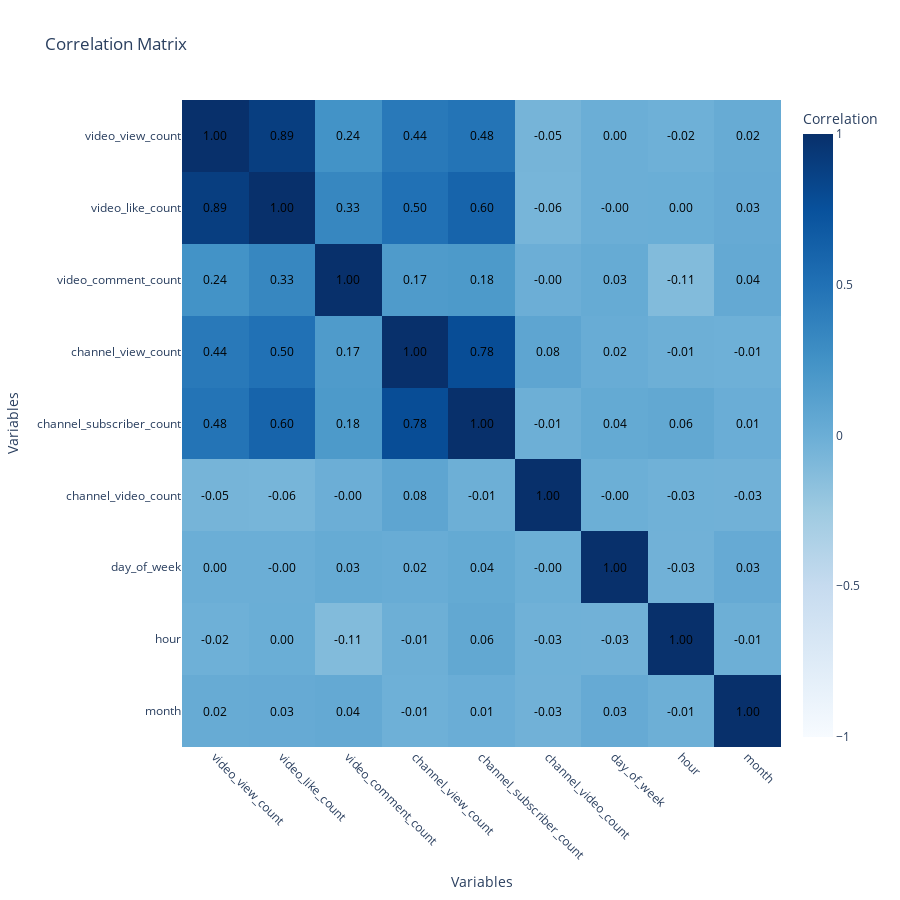

Notebook cell for this chart:
### Code cell
fig = go.Figure(data=go.Heatmap(
    z=correlation_matrix.loc[correlation_matrix.columns[::-1], correlation_matrix.columns].values, 
    x=correlation_matrix.columns,  
    y=correlation_matrix.columns[::-1],  
    colorscale='Blues',  
    colorbar=dict(title="Correlation"),  
    hoverongaps=True, 
    zmin=-1,  
    zmax=1,   
))

annotations = []
for i in range(len(correlation_matrix.columns)):
    for j in range(len(correlation_matrix.columns)):
        annotations.append(
            dict(
                x=correlation_matrix.columns[i],  
                y=correlation_matrix.columns[j], 
                text=f"{correlation_matrix.loc[correlation_matrix.columns[j], correlation_matrix.columns[i]]:.2f}", 
                showarrow=False,
                font=dict(size=12, color="black"),
                align="center"
            )
        )

fig.update_layout(
    title="Correlation Matrix",
    xaxis=dict(title="Variables", tickangle=45), 
    yaxis=dict(title="Variables"),  
    height=900,  
    width=900,   
    annotations=annotations  
)

fig.show()

### Figure 1 — Plotly figure (JSON) as saved in the notebook; plotly's stock layout.template omitted (floating-point values rounded to 4 significant figures)
{"data": [{"colorbar": {"title": {"text": "Correlation"}}, "colorscale": [[0, "rgb(247,251,255)"], [0.125, "rgb(222,235,247)"], [0.25, "rgb(198,219,239)"], [0.375, "rgb(158,202,225)"], [0.5, "rgb(107,174,214)"], [0.625, "rgb(66,146,198)"], [0.75, "rgb(33,113,181)"], [0.875, "rgb(8,81,156)"], [1, "rgb(8,48,107)"]], "hoverongaps": true, "type": "heatmap", "x": ["video_view_count", "video_like_count", "video_comment_count", "channel_view_count", "channel_subscriber_count", "channel_video_count", "day_of_week", "hour", "month"], "y": ["month", "hour", "day_of_week", "channel_video_count", "channel_subscriber_count", "channel_view_count", "video_comment_count", "video_like_count", "video_view_count"], "z": [[0.02483, 0.03311, 0.04374, -0.01343, 0.00616, -0.03103, 0.03219, -0.009729, 1.0], [-0.01697, 0.003844, -0.1136, -0.01019, 0.05699, -0.02664, -0.02821, 1.0, -0.009729], [0.0002213, -0.002096, 0.02892, 0.0195, 0.0399, -0.004968, 1.0, -0.02821, 0.03219], [-0.05448, -0.05952, -0.004322, 0.07963, -0.007977, 1.0, -0.004968, -0.02664, -0.03103], [0.4789, 0.5985, 0.18, 0.7831, 1.0, -0.007977, 0.0399, 0.05699, 0.00616], [0.4391, 0.5004, 0.173, 1.0, 0.7831, 0.07963, 0.0195, -0.01019, -0.01343], [0.2409, 0.3344, 1.0, 0.173, 0.18, -0.004322, 0.02892, -0.1136, 0.04374], [0.8912, 1.0, 0.3344, 0.5004, 0.5985, -0.05952, -0.002096, 0.003844, 0.03311], [1.0, 0.8912, 0.2409, 0.4391, 0.4789, -0.05448, 0.0002213, -0.01697, 0.02483]], "zmax": 1, "zmin": -1}], "layout": {"annotations": [{"align": "center", "font": {"color": "black", "size": 12}, "showarrow": false, "text": "1.00", "x": "video_view_count", "y": "video_view_count"}, {"align": "center", "font": {"color": "black", "size": 12}, "showarrow": false, "text": "0.89", "x": "video_view_count", "y": "video_like_count"}, {"align": "center", "font": {"color": "black", "size": 12}, "showarrow": false, "text": "0.24", "x": "video_view_count", "y": "video_comment_count"}, {"align": "center", "font": {"color": "black", "size": 12}, "showarrow": false, "text": "0.44", "x": "video_view_count", "y": "channel_view_count"}, {"align": "center", "font": {"color": "black", "size": 12}, "showarrow": false, "text": "0.48", "x": "video_view_count", "y": "channel_subscriber_count"}, {"align": "center", "font": {"color": "black", "size": 12}, "showarrow": false, "text": "-0.05", "x": "video_view_count", "y": "channel_video_count"}, {"align": "center", "font": {"color": "black", "size": 12}, "showarrow": false, "text": "0.00", "x": "video_view_count", "y": "day_of_week"}, {"align": "center", "font": {"color": "black", "size": 12}, "showarrow": false, "text": "-0.02", "x": "video_view_count", "y": "hour"}, {"align": "center", "font": {"color": "black", "size": 12}, "showarrow": false, "text": "0.02", "x": "video_view_count", "y": "month"}, {"align": "center", "font": {"color": "black", "size": 12}, "showarrow": false, "text": "0.89", "x": "video_like_count", "y": "video_view_count"}, {"align": "center", "font": {"color": "black", "size": 12}, "showarrow": false, "text": "1.00", "x": "video_like_count", "y": "video_like_count"}, {"align": "center", "font": {"color": "black", "size": 12}, "showarrow": false, "text": "0.33", "x": "video_like_count", "y": "video_comment_count"}, {"align": "center", "font": {"color": "black", "size": 12}, "showarrow": false, "text": "0.50", "x": "video_like_count", "y": "channel_view_count"}, {"align": "center", "font": {"color": "black", "size": 12}, "showarrow": false, "text": "0.60", "x": "video_like_count", "y": "channel_subscriber_count"}, {"align": "center", "font": {"color": "black", "size": 12}, "showarrow": false, "text": "-0.06", "x": "video_like_count", "y": "channel_video_count"}, {"align": "center", "font": {"color": "black", "size": 12}, "showarrow": false, "text": "-0.00", "x": "video_like_count", "y": "day_of_week"}, {"align": "center", "font": {"color": "black", "size": 12}, "showarrow": false, "text": "0.00", "x": "video_like_count", "y": "hour"}, {"align": "center", "font": {"color": "black", "size": 12}, "showarrow": false, "text": "0.03", "x": "video_like_count", "y": "month"}, {"align": "center", "font": {"color": "black", "size": 12}, "showarrow": false, "text": "0.24", "x": "video_comment_count", "y": "video_view_count"}, {"align": "center", "font": {"color": "black", "size": 12}, "showarrow": false, "text": "0.33", "x": "video_comment_count", "y": "video_like_count"}, {"align": "center", "font": {"color": "black", "size": 12}, "showarrow": false, "text": "1.00", "x": "video_comment_count", "y": "video_comment_count"}, {"align": "center", "font": {"color": "black", "size": 12}, "showarrow": false, "text": "0.17", "x": "video_comment_count", "y": "channel_view_count"}, {"align": "center", "font": {"color": "black", "size": 12}, "showarrow": false, "text": "0.18", "x": "video_comment_count", "y": "channel_subscriber_count"}, {"align": "center", "font": {"color": "black", "size": 12}, "showarrow": false, "text": "-0.00", "x": "video_comment_count", "y": "channel_video_count"}, {"align": "center", "font": {"color": "black", "size": 12}, "showarrow": false, "text": "0.03", "x": "video_comment_count", "y": "day_of_week"}, {"align": "center", "font": {"color": "black", "size": 12}, "showarrow": false, "text": "-0.11", "x": "video_comment_count", "y": "hour"}, {"align": "center", "font": {"color": "black", "size": 12}, "showarrow": false, "text": "0.04", "x": "video_comment_count", "y": "month"}, {"align": "center", "font": {"color": "black", "size": 12}, "showarrow": false, "text": "0.44", "x": "channel_view_count", "y": "video_view_count"}, {"align": "center", "font": {"color": "black", "size": 12}, "showarrow": false, "text": "0.50", "x": "channel_view_count", "y": "video_like_count"}, {"align": "center", "font": {"color": "black", "size": 12}, "showarrow": false, "text": "0.17", "x": "channel_view_count", "y": "video_comment_count"}, {"align": "center", "font": {"color": "black", "size": 12}, "showarrow": false, "text": "1.00", "x": "channel_view_count", "y": "channel_view_count"}, {"align": "center", "font": {"color": "black", "size": 12}, "showarrow": false, "text": "0.78", "x": "channel_view_count", "y": "channel_subscriber_count"}, {"align": "center", "font": {"color": "black", "size": 12}, "showarrow": false, "text": "0.08", "x": "channel_view_count", "y": "channel_video_count"}, {"align": "center", "font": {"color": "black", "size": 12}, "showarrow": false, "text": "0.02", "x": "channel_view_count", "y": "day_of_week"}, {"align": "center", "font": {"color": "black", "size": 12}, "showarrow": false, "text": "-0.01", "x": "channel_view_count", "y": "hour"}, {"align": "center", "font": {"color": "black", "size": 12}, "showarrow": false, "text": "-0.01", "x": "channel_view_count", "y": "month"}, {"align": "center", "font": {"color": "black", "size": 12}, "showarrow": false, "text": "0.48", "x": "channel_subscriber_count", "y": "video_view_count"}, {"align": "center", "font": {"color": "black", "size": 12}, "showarrow": false, "text": "0.60", "x": "channel_subscriber_count", "y": "video_like_count"}, {"align": "center", "font": {"color": "black", "size": 12}, "showarrow": false, "text": "0.18", "x": "channel_subscriber_count", "y": "video_comment_count"}, {"align": "center", "font": {"color": "black", "size": 12}, "showarrow": false, "text": "0.78", "x": "channel_subscriber_count", "y": "channel_view_count"}, {"align": "center", "font": {"color": "black", "size": 12}, "showarrow": false, "text": "1.00", "x": "channel_subscriber_count", "y": "channel_subscriber_count"}, {"align": "center", "font": {"color": "black", "size": 12}, "showarrow": false, "text": "-0.01", "x": "channel_subscriber_count", "y": "channel_video_count"}, {"align": "center", "font": {"color": "black", "size": 12}, "showarrow": false, "text": "0.04", "x": "channel_subscriber_count", "y": "day_of_week"}, {"align": "center", "font": {"color": "black", "size": 12}, "showarrow": false, "text": "0.06", "x": "channel_subscriber_count", "y": "hour"}, {"align": "center", "font": {"color": "black", "size": 12}, "showarrow": false, "text": "0.01", "x": "channel_subscriber_count", "y": "month"}, {"align": "center", "font": {"color": "black", "size": 12}, "showarrow": false, "text": "-0.05", "x": "channel_video_count", "y": "video_view_count"}, {"align": "center", "font": {"color": "black", "size": 12}, "showarrow": false, "text": "-0.06", "x": "channel_video_count", "y": "video_like_count"}, {"align": "center", "font": {"color": "black", "size": 12}, "showarrow": false, "text": "-0.00", "x": "channel_video_count", "y": "video_comment_count"}, {"align": "center", "font": {"color": "black", "size": 12}, "showarrow": false, "text": "0.08", "x": "channel_video_count", "y": "channel_view_count"}, {"align": "center", "font": {"color": "black", "size": 12}, "showarrow": false, "text": "-0.01", "x": "channel_video_count", "y": "channel_subscriber_count"}, {"align": "center", "font": {"color": "black", "size": 12}, "showarrow": false, "text": "1.00", "x": "channel_video_count", "y": "channel_video_count"}, {"align": "center", "font": {"color": "black", "size": 12}, "showarrow": false, "text": "-0.00", "x": "channel_video_count", "y": "day_of_week"}, {"align": "center", "font": {"color": "black", "size": 12}, "showarrow": false, "text": "-0.03", "x": "channel_video_count", "y": "hour"}, {"align": "center", "font": {"color": "black", "size": 12}, "showarrow": false, "text": "-0.03", "x": "channel_video_count", "y": "month"}, {"align": "center", "font": {"color": "black", "size": 12}, "showarrow": false, "text": "0.00", "x": "day_of_week", "y": "video_view_count"}, {"align": "center", "font": {"color": "black", "size": 12}, "showarrow": false, "text": "-0.00", "x": "day_of_week", "y": "video_like_count"}, {"align": "center", "font": {"color": "black", "size": 12}, "showarrow": false, "text": "0.03", "x": "day_of_week", "y": "video_comment_count"}, {"align": "center", "font": {"color": "black", "size": 12}, "showarrow": false, "text": "0.02", "x": "day_of_week", "y": "channel_view_count"}, {"align": "center", "font": {"color": "black", "size": 12}, "showarrow": false, "text": "0.04", "x": "day_of_week", "y": "channel_subscriber_count"}, {"align": "center", "font": {"color": "black", "size": 12}, "showarrow": false, "text": "-0.00", "x": "day_of_week", "y": "channel_video_count"}, {"align": "center", "font": {"color": "black", "size": 12}, "showarrow": false, "text": "1.00", "x": "day_of_week", "y": "day_of_week"}, {"align": "center", "font": {"color": "black", "size": 12}, "showarrow": false, "text": "-0.03", "x": "day_of_week", "y": "hour"}, {"align": "center", "font": {"color": "black", "size": 12}, "showarrow": false, "text": "0.03", "x": "day_of_week", "y": "month"}, {"align": "center", "font": {"color": "black", "size": 12}, "showarrow": false, "text": "-0.02", "x": "hour", "y": "video_view_count"}, {"align": "center", "font": {"color": "black", "size": 12}, "showarrow": false, "text": "0.00", "x": "hour", "y": "video_like_count"}, {"align": "center", "font": {"color": "black", "size": 12}, "showarrow": false, "text": "-0.11", "x": "hour", "y": "video_comment_count"}, {"align": "center", "font": {"color": "black", "size": 12}, "showarrow": false, "text": "-0.01", "x": "hour", "y": "channel_view_count"}, {"align": "center", "font": {"color": "black", "size": 12}, "showarrow": false, "text": "0.06", "x": "hour", "y": "channel_subscriber_count"}, {"align": "center", "font": {"color": "black", "size": 12}, "showarrow": false, "text": "-0.03", "x": "hour", "y": "channel_video_count"}, {"align": "center", "font": {"color": "black", "size": 12}, "showarrow": false, "text": "-0.03", "x": "hour", "y": "day_of_week"}, {"align": "center", "font": {"color": "black", "size": 12}, "showarrow": false, "text": "1.00", "x": "hour", "y": "hour"}, {"align": "center", "font": {"color": "black", "size": 12}, "showarrow": false, "text": "-0.01", "x": "hour", "y": "month"}, {"align": "center", "font": {"color": "black", "size": 12}, "showarrow": false, "text": "0.02", "x": "month", "y": "video_view_count"}, {"align": "center", "font": {"color": "black", "size": 12}, "showarrow": false, "text": "0.03", "x": "month", "y": "video_like_count"}, {"align": "center", "font": {"color": "black", "size": 12}, "showarrow": false, "text": "0.04", "x": "month", "y": "video_comment_count"}, {"align": "center", "font": {"color": "black", "size": 12}, "showarrow": false, "text": "-0.01", "x": "month", "y": "channel_view_count"}, {"align": "center", "font": {"color": "black", "size": 12}, "showarrow": false, "text": "0.01", "x": "month", "y": "channel_subscriber_count"}, {"align": "center", "font": {"color": "black", "size": 12}, "showarrow": false, "text": "-0.03", "x": "month", "y": "channel_video_count"}, {"align": "center", "font": {"color": "black", "size": 12}, "showarrow": false, "text": "0.03", "x": "month", "y": "day_of_week"}, {"align": "center", "font": {"color": "black", "size": 12}, "showarrow": false, "text": "-0.01", "x": "month", "y": "hour"}, {"align": "center", "font": {"color": "black", "size": 12}, "showarrow": false, "text": "1.00", "x": "month", "y": "month"}], "height": 900, "title": {"text": "Correlation Matrix"}, "width": 900, "xaxis": {"tickangle": 45, "title": {"text": "Variables"}}, "yaxis": {"title": {"text": "Variables"}}}}
